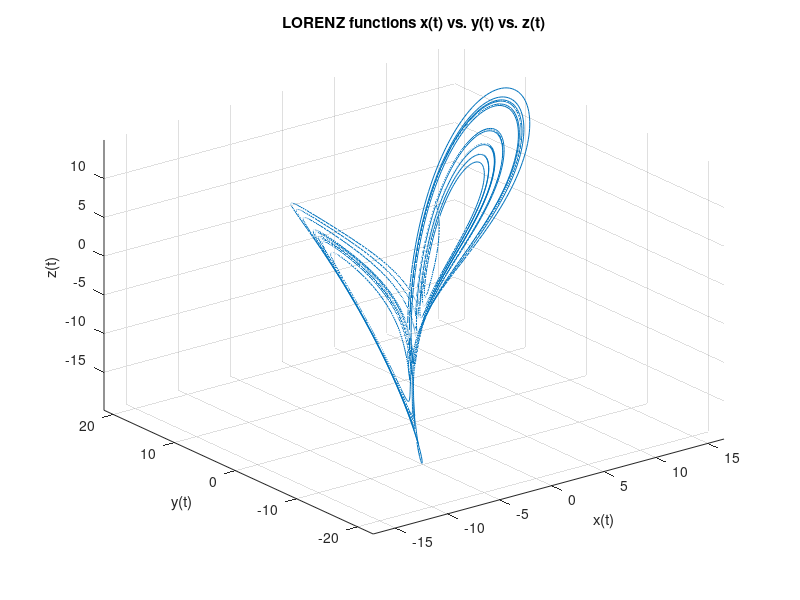
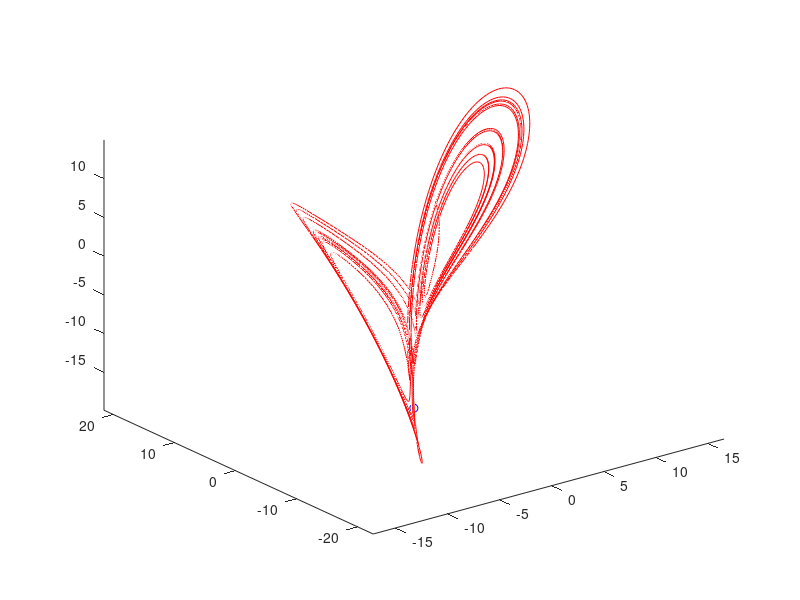
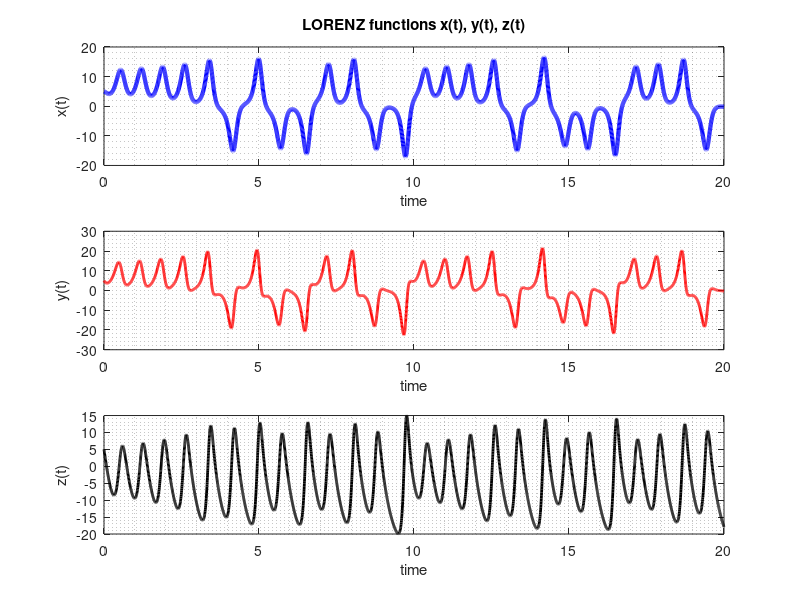
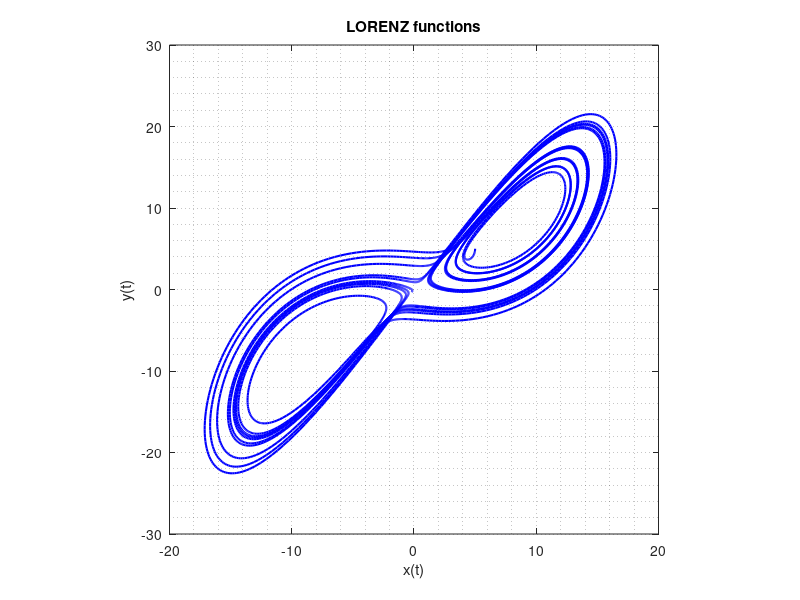

These charts were generated, in order, by the following MATLAB code:
sigma=10; beta=8/3; ro=28;  % Your data
ICs=[5, 5, 5];              % Your data   
t=[0, 20];
OPTs = odeset('reltol', 1e-6, 'abstol', 1e-8);
[time, fOUT]=ode45(@(t, x)([-sigma*x(1)+sigma*x(2);  -x(2)-x(1).*x(3); -beta*x(3)+x(1).*x(2)-beta*ro]), t, ICs, OPTs);
close all 
figure 
plot3(fOUT(:,1), fOUT(:,2), fOUT(:,3)), grid
xlabel('x(t)'), ylabel('y(t)'), zlabel('z(t)')
title('LORENZ functions x(t) vs. y(t) vs. z(t)')
axis tight
figure 
comet3(fOUT(:,1), fOUT(:,2), fOUT(:,3))
figure
subplot(311)
plot(time, fOUT(:,1), 'b','linewidth', 3), grid minor
title 'LORENZ functions x(t), y(t), z(t)', xlabel 'time', ylabel 'x(t)'
subplot(312)
plot( time', fOUT(:,2), 'r', 'linewidth', 2 ), grid minor
xlabel 'time', ylabel 'y(t)'
subplot(313)
plot(time, fOUT(:,3),'k', 'linewidth', 2), grid minor, xlabel 'time', ylabel 'z(t)'
figure
plot(fOUT(:,1), fOUT(:,2), 'b', 'linewidth', 1.5)
grid minor, title('LORENZ functions'), xlabel('x(t)'), ylabel 'y(t)'
axis square
figure
plot(fOUT(:,1), fOUT(:,3), 'k', 'linewidth', 1.5)
grid minor, title('LORENZ functions'), xlabel('x(t)'), ylabel 'z(t)'
axis square
figure
plot(fOUT(:,2), fOUT(:,3), 'm', 'linewidth', 1.5)
grid minor, title('LORENZ functions'), xlabel('y(t)'), ylabel 'z(t)'
axis square